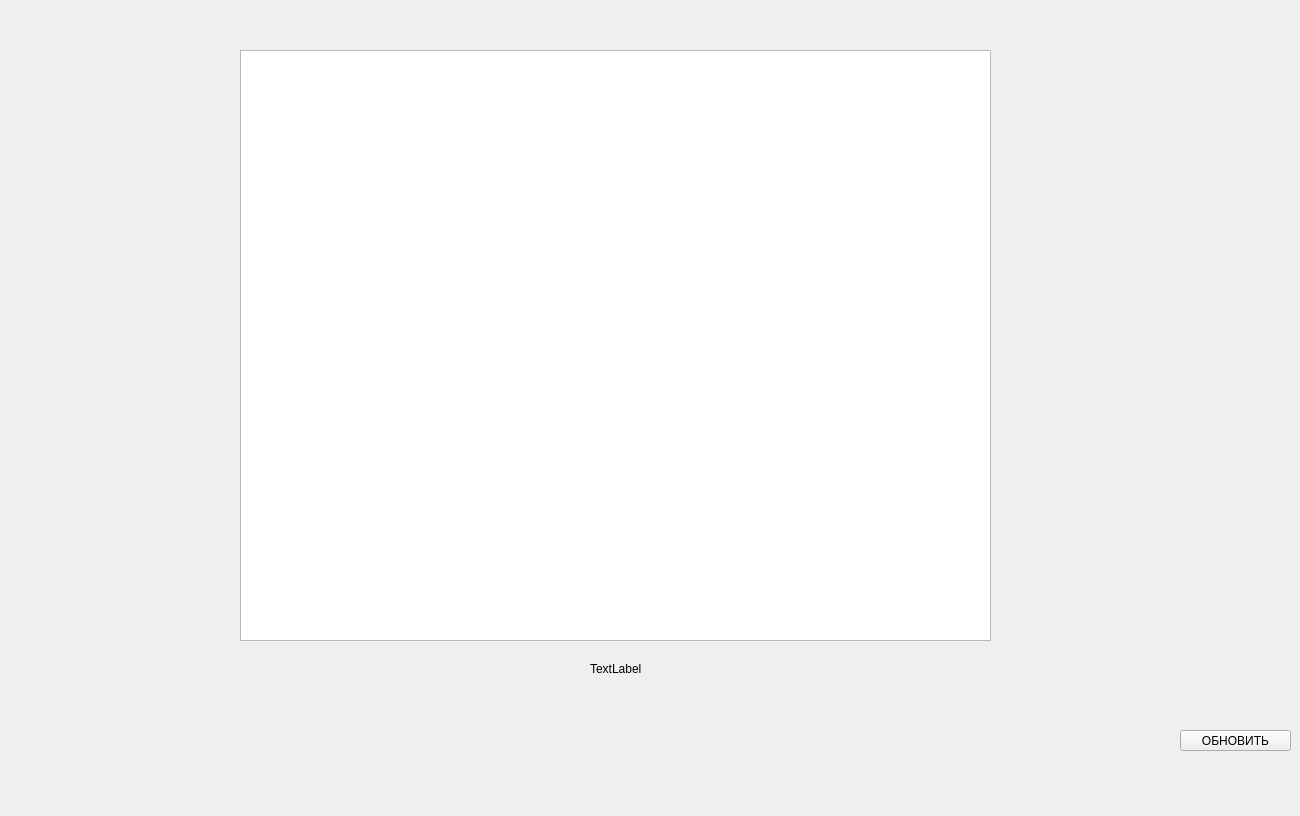
<?xml version="1.0" encoding="UTF-8"?>
<ui version="4.0">
 <class>FormTable</class>
 <widget class="QWidget" name="FormTable">
  <property name="geometry">
   <rect>
    <x>0</x>
    <y>0</y>
    <width>1300</width>
    <height>816</height>
   </rect>
  </property>
  <property name="windowTitle">
   <string>Form</string>
  </property>
  <widget class="QTableView" name="tableView">
   <property name="geometry">
    <rect>
     <x>240</x>
     <y>50</y>
     <width>751</width>
     <height>591</height>
    </rect>
   </property>
  </widget>
  <widget class="QWidget" name="verticalLayoutWidget">
   <property name="geometry">
    <rect>
     <x>30</x>
     <y>30</y>
     <width>191</width>
     <height>581</height>
    </rect>
   </property>
   <layout class="QVBoxLayout" name="verticalLayout"/>
  </widget>
  <widget class="QWidget" name="verticalLayoutWidget_2">
   <property name="geometry">
    <rect>
     <x>1020</x>
     <y>0</y>
     <width>271</width>
     <height>721</height>
    </rect>
   </property>
   <layout class="QVBoxLayout" name="verticalLayout_2"/>
  </widget>
  <widget class="QWidget" name="verticalLayoutWidget_3">
   <property name="geometry">
    <rect>
     <x>1070</x>
     <y>730</y>
     <width>91</width>
     <height>21</height>
    </rect>
   </property>
   <layout class="QVBoxLayout" name="verticalLayout_3"/>
  </widget>
  <widget class="QLabel" name="labelTable">
   <property name="geometry">
    <rect>
     <x>590</x>
     <y>660</y>
     <width>151</width>
     <height>17</height>
    </rect>
   </property>
   <property name="text">
    <string>TextLabel</string>
   </property>
  </widget>
  <widget class="QPushButton" name="pushUpdate">
   <property name="geometry">
    <rect>
     <x>1180</x>
     <y>730</y>
     <width>111</width>
     <height>21</height>
    </rect>
   </property>
   <property name="text">
    <string>ОБНОВИТЬ</string>
   </property>
  </widget>
 </widget>
 <resources/>
 <connections/>
</ui>
